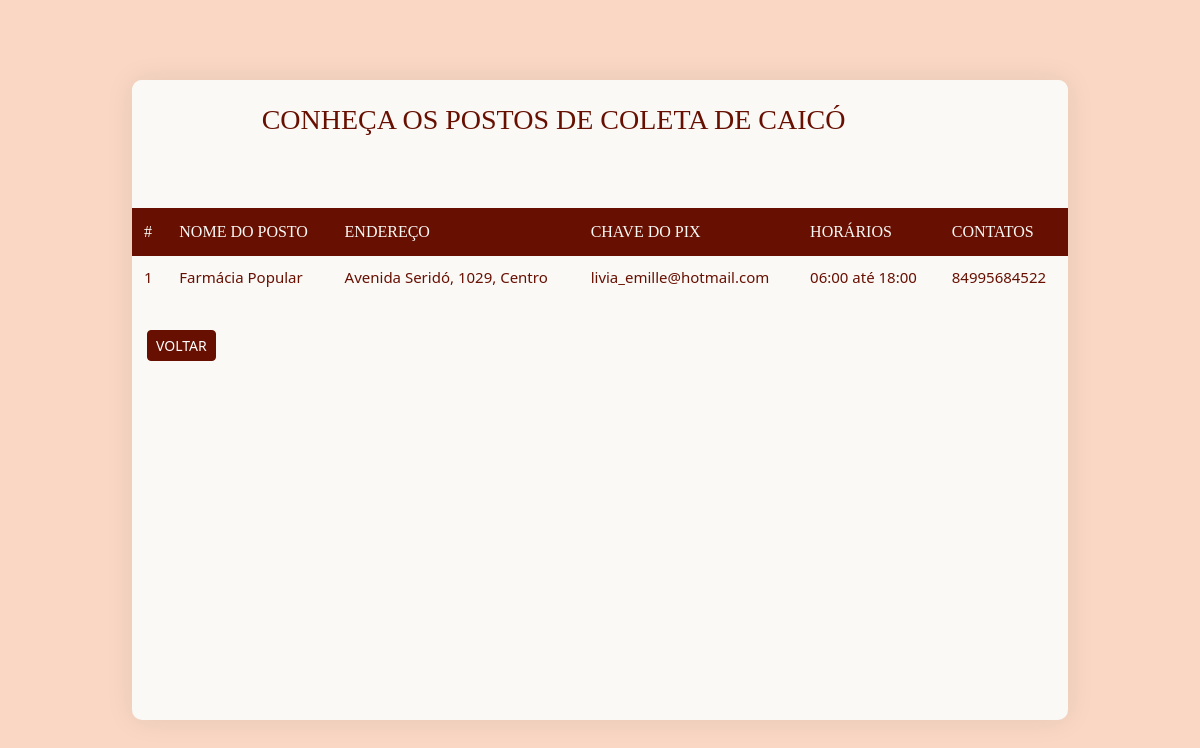
The page /pontoscoleta/ on the database as committed earlier.
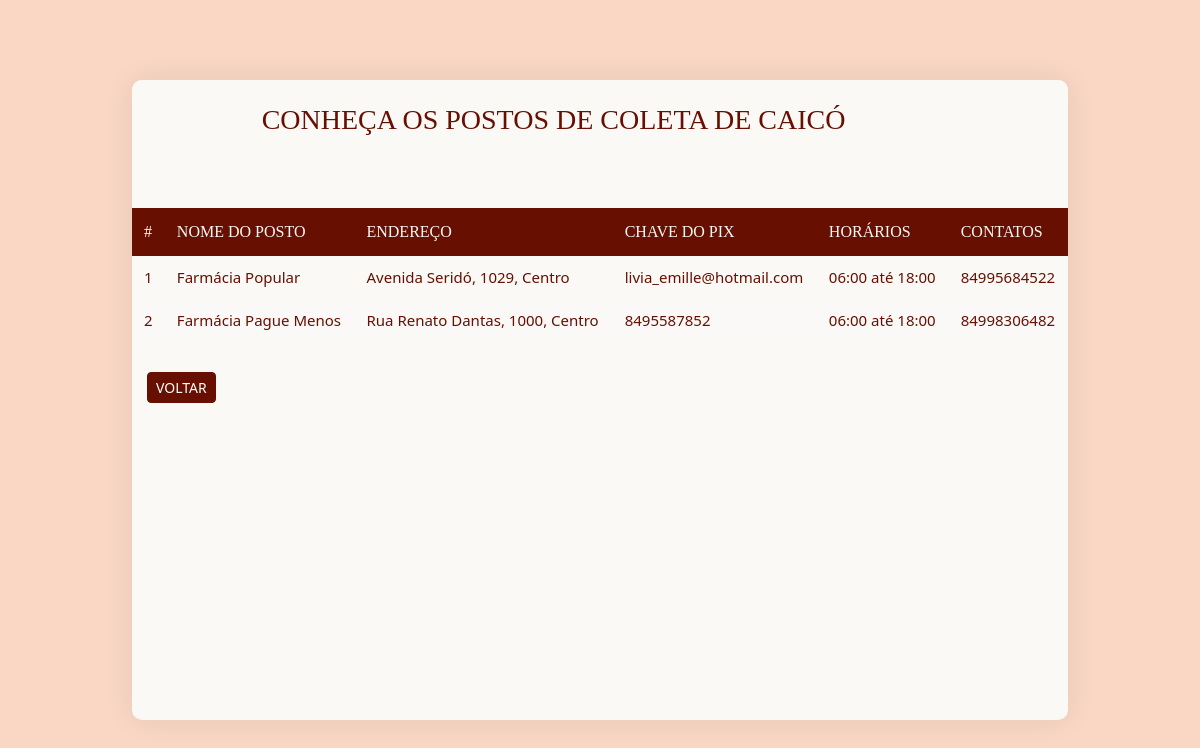
The same page on the database as committed later.
### sistema/models.py (models this page shows, shortened)
class pontosColeta(models.Model):
    nome = models.CharField(max_length=100)
    bairro = models.CharField(max_length=100)
    rua = models.CharField(max_length=100)
    numero = models.CharField(max_length=10, validators=[validate_number])
    descricao = models.CharField(max_length=100, null=False)
    pix = models.CharField(max_length=100, null=False)
    telefone = models.CharField(max_length=11, null=True, blank=True, default=None, validators=[validate_number])
    horaabertura = models.TimeField(auto_now=False, auto_now_add=False, default="00:00")
    horafechamento = models.TimeField(auto_now=False, auto_now_add=False, default="00:00")

### sistema/views.py (the view)
# urls.py: path('pontoscoleta/', views.ver_pontoscoleta, name='lista_pontoscoleta'),
def ver_pontoscoleta(request):
    pontos = pontosColeta.objects.all()
    return render (request, '../templates/sistema/postos.html', {"pontos": pontos})

### templates/sistema/postos.html
{% extends 'sistema/base_table.html' %}
{% block content %}
                <div class="panel">
                    <div class="panel-heading">
                        <div class="row">
                            <div class="col col-sm-3 col-xs-12" style="width: 90%;">
                                <h4 class="title">Conheça os postos de coleta de caicó</h4>
                            </div>
                        </div>
                    </div>
                    <div class="panel-body table-responsive">
                        <table class="table">
                            <thead>
                                <tr>
                                    <th>#</th>
                                    <th>Nome do posto</th>
                                    <th>Endereço</th>
                                    <th>Chave do PIX</th>
                                    <th>Horários</th>
                                    <th>Contatos</th>
                                </tr>
                            </thead>
                            <tbody>
                                {% for ponto in pontos %}
                                <tr>
                                    <td>{{ ponto.id}} </td>
                                    <td>{{ ponto.nome }}</td>
                                    <td>{{ ponto.rua}}, {{ponto.numero}}, {{ponto.bairro}}</td>
                                    <td>{{ ponto.pix }}</td>
                                    <td>{{ ponto.horaabertura}} até {{ ponto.horafechamento }}</td>
                                    <td>{{ ponto.telefone }}</td>
                                </tr>
                                {% endfor %}
                            </tbody>
                        </table>
                    </div>
                    <div class="panel-footer">
                        <div class="row">
                            <a href="{% url 'tela_inicio'%}"><button class="btn btn-primary btn-sm" type="button" style="background-color: #671002; border-color: #671002; text-transform: uppercase;"> Voltar</button></a>
                        </div>
                    </div>
                </div>
{% endblock %}

Rows that differ between the two databases and show on the page:
added pontosColeta: id "2", nome "Farmácia Pague Menos", rua "Rua Renato Dantas", numero "1000", bairro "Centro", pix "8495587852", horaabertura "06:00", horafechamento "18:00", telefone "84998306482"
